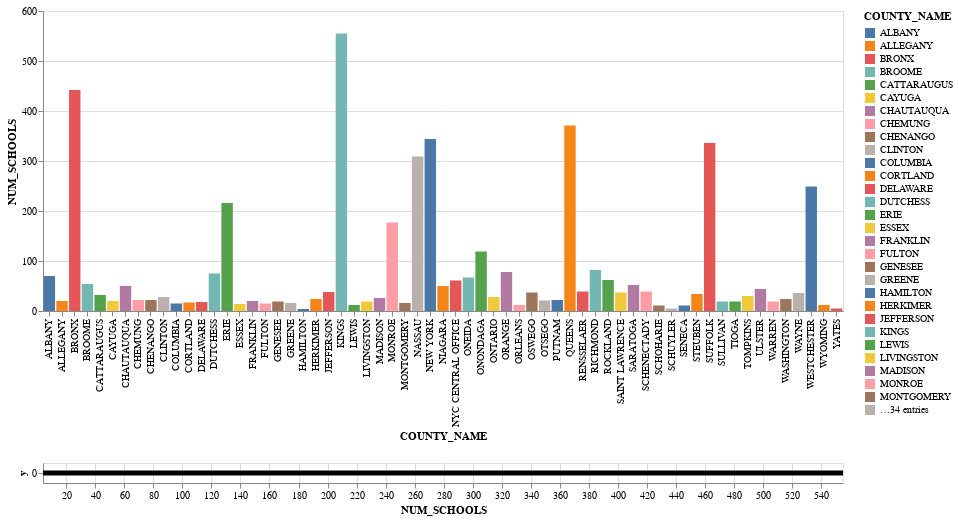

This figure's notebook cell:
### Markdown cell above
Beyond the school count display by counties, we also tried to elaborate the interactivity to range selection.

### Code cell
school_counts_per_county = df_2_2023.groupby('COUNTY_NAME')['SCHOOL_NAME'].nunique().reset_index(name='NUM_SCHOOLS')

select_school_count = alt.selection_interval(encodings=['x'])

transparent_bar = alt.Chart(pd.DataFrame({'y': [0]})).mark_rect(color='transparent').encode(
    x=alt.X('NUM_SCHOOLS:Q', scale=alt.Scale(domain=[school_counts_per_county['NUM_SCHOOLS'].min(), school_counts_per_county['NUM_SCHOOLS'].max()])),
    y=alt.Y('y:Q', scale=alt.Scale(domain=[-0.5, 0.5]))
).properties(
    width=800,
    height=20
).add_selection(
    select_school_count
)

slider = alt.Chart(pd.DataFrame({'y': [0]})).mark_rule(size=5).encode(
    y='y:Q',
).properties(
    width=800,
    height=20
)

detail_chart = alt.Chart(school_counts_per_county).mark_bar().encode(
    x='COUNTY_NAME:N',
    y='NUM_SCHOOLS:Q',
    color='COUNTY_NAME:N',
    tooltip=['COUNTY_NAME', 'NUM_SCHOOLS']
).properties(
    width=800,
    height=300
).transform_filter(
    select_school_count
)

combined_slider = alt.layer(transparent_bar, slider)

detail_chart & combined_slider

### Figure 1 — Vega-Lite specification as saved in the notebook (floating-point values rounded to 4 significant figures)
{"config": {"view": {"continuousWidth": 300, "continuousHeight": 300}}, "vconcat": [{"data": {"name": "data-0152e5451249788abe305eb3baa92b8c"}, "mark": {"type": "bar"}, "encoding": {"color": {"field": "COUNTY_NAME", "type": "nominal"}, "tooltip": [{"field": "COUNTY_NAME", "type": "nominal"}, {"field": "NUM_SCHOOLS", "type": "quantitative"}], "x": {"field": "COUNTY_NAME", "type": "nominal"}, "y": {"field": "NUM_SCHOOLS", "type": "quantitative"}}, "height": 300, "transform": [{"filter": {"param": "param_6"}}], "width": 800}, {"layer": [{"data": {"name": "data-06fd9f850666401b4599de5588b60692"}, "mark": {"type": "rect", "color": "transparent"}, "encoding": {"x": {"field": "NUM_SCHOOLS", "scale": {"domain": [4, 555]}, "type": "quantitative"}, "y": {"field": "y", "scale": {"domain": [-0.5, 0.5]}, "type": "quantitative"}}, "name": "view_4"}, {"data": {"name": "data-06fd9f850666401b4599de5588b60692"}, "mark": {"type": "rule", "size": 5}, "encoding": {"y": {"field": "y", "type": "quantitative"}}}], "height": 20, "width": 800}], "params": [{"name": "param_6", "select": {"type": "interval", "encodings": ["x"]}, "views": ["view_4"]}], "$schema": "https://vega.github.io/schema/vega-lite/v5.8.0.json", "datasets": {"data-0152e5451249788abe305eb3baa92b8c": [{"COUNTY_NAME": "ALBANY", "NUM_SCHOOLS": 70}, {"COUNTY_NAME": "ALLEGANY", "NUM_SCHOOLS": 20}, {"COUNTY_NAME": "BRONX", "NUM_SCHOOLS": 442}, {"COUNTY_NAME": "BROOME", "NUM_SCHOOLS": 54}, {"COUNTY_NAME": "CATTARAUGUS", "NUM_SCHOOLS": 32}, {"COUNTY_NAME": "CAYUGA", "NUM_SCHOOLS": 20}, {"COUNTY_NAME": "CHAUTAUQUA", "NUM_SCHOOLS": 50}, {"COUNTY_NAME": "CHEMUNG", "NUM_SCHOOLS": 22}, {"COUNTY_NAME": "CHENANGO", "NUM_SCHOOLS": 22}, {"COUNTY_NAME": "CLINTON", "NUM_SCHOOLS": 28}, {"COUNTY_NAME": "COLUMBIA", "NUM_SCHOOLS": 15}, {"COUNTY_NAME": "CORTLAND", "NUM_SCHOOLS": 17}, {"COUNTY_NAME": "DELAWARE", "NUM_SCHOOLS": 18}, {"COUNTY_NAME": "DUTCHESS", "NUM_SCHOOLS": 75}, {"COUNTY_NAME": "ERIE", "NUM_SCHOOLS": 216}, {"COUNTY_NAME": "ESSEX", "NUM_SCHOOLS": 14}, {"COUNTY_NAME": "FRANKLIN", "NUM_SCHOOLS": 20}, {"COUNTY_NAME": "FULTON", "NUM_SCHOOLS": 15}, {"COUNTY_NAME": "GENESEE", "NUM_SCHOOLS": 19}, {"COUNTY_NAME": "GREENE", "NUM_SCHOOLS": 16}, {"COUNTY_NAME": "HAMILTON", "NUM_SCHOOLS": 4}, {"COUNTY_NAME": "HERKIMER", "NUM_SCHOOLS": 24}, {"COUNTY_NAME": "JEFFERSON", "NUM_SCHOOLS": 38}, {"COUNTY_NAME": "KINGS", "NUM_SCHOOLS": 555}, {"COUNTY_NAME": "LEWIS", "NUM_SCHOOLS": 12}, {"COUNTY_NAME": "LIVINGSTON", "NUM_SCHOOLS": 19}, {"COUNTY_NAME": "MADISON", "NUM_SCHOOLS": 26}, {"COUNTY_NAME": "MONROE", "NUM_SCHOOLS": 177}, {"COUNTY_NAME": "MONTGOMERY", "NUM_SCHOOLS": 16}, {"COUNTY_NAME": "NASSAU", "NUM_SCHOOLS": 309}, {"COUNTY_NAME": "NEW YORK", "NUM_SCHOOLS": 344}, {"COUNTY_NAME": "NIAGARA", "NUM_SCHOOLS": 50}, {"COUNTY_NAME": "NYC CENTRAL OFFICE", "NUM_SCHOOLS": 61}, {"COUNTY_NAME": "ONEIDA", "NUM_SCHOOLS": 67}, {"COUNTY_NAME": "ONONDAGA", "NUM_SCHOOLS": 119}, {"COUNTY_NAME": "ONTARIO", "NUM_SCHOOLS": 28}, {"COUNTY_NAME": "ORANGE", "NUM_SCHOOLS": 78}, {"COUNTY_NAME": "ORLEANS", "NUM_SCHOOLS": 12}, {"COUNTY_NAME": "OSWEGO", "NUM_SCHOOLS": 37}, {"COUNTY_NAME": "OTSEGO", "NUM_SCHOOLS": 21}, {"COUNTY_NAME": "PUTNAM", "NUM_SCHOOLS": 22}, {"COUNTY_NAME": "QUEENS", "NUM_SCHOOLS": 371}, {"COUNTY_NAME": "RENSSELAER", "NUM_SCHOOLS": 39}, {"COUNTY_NAME": "RICHMOND", "NUM_SCHOOLS": 82}, {"COUNTY_NAME": "ROCKLAND", "NUM_SCHOOLS": 62}, {"COUNTY_NAME": "SAINT LAWRENCE", "NUM_SCHOOLS": 37}, {"COUNTY_NAME": "SARATOGA", "NUM_SCHOOLS": 52}, {"COUNTY_NAME": "SCHENECTADY", "NUM_SCHOOLS": 39}, {"COUNTY_NAME": "SCHOHARIE", "NUM_SCHOOLS": 11}, {"COUNTY_NAME": "SCHUYLER", "NUM_SCHOOLS": 5}, {"COUNTY_NAME": "SENECA", "NUM_SCHOOLS": 11}, {"COUNTY_NAME": "STEUBEN", "NUM_SCHOOLS": 34}, {"COUNTY_NAME": "SUFFOLK", "NUM_SCHOOLS": 336}, {"COUNTY_NAME": "SULLIVAN", "NUM_SCHOOLS": 19}, {"COUNTY_NAME": "TIOGA", "NUM_SCHOOLS": 19}, {"COUNTY_NAME": "TOMPKINS", "NUM_SCHOOLS": 30}, {"COUNTY_NAME": "ULSTER", "NUM_SCHOOLS": 44}, {"COUNTY_NAME": "WARREN", "NUM_SCHOOLS": 19}, {"COUNTY_NAME": "WASHINGTON", "NUM_SCHOOLS": 24}, {"COUNTY_NAME": "WAYNE", "NUM_SCHOOLS": 36}, {"COUNTY_NAME": "WESTCHESTER", "NUM_SCHOOLS": 249}, {"COUNTY_NAME": "WYOMING", "NUM_SCHOOLS": 12}, {"COUNTY_NAME": "YATES", "NUM_SCHOOLS": 5}], "data-06fd9f850666401b4599de5588b60692": [{"y": 0}]}}
